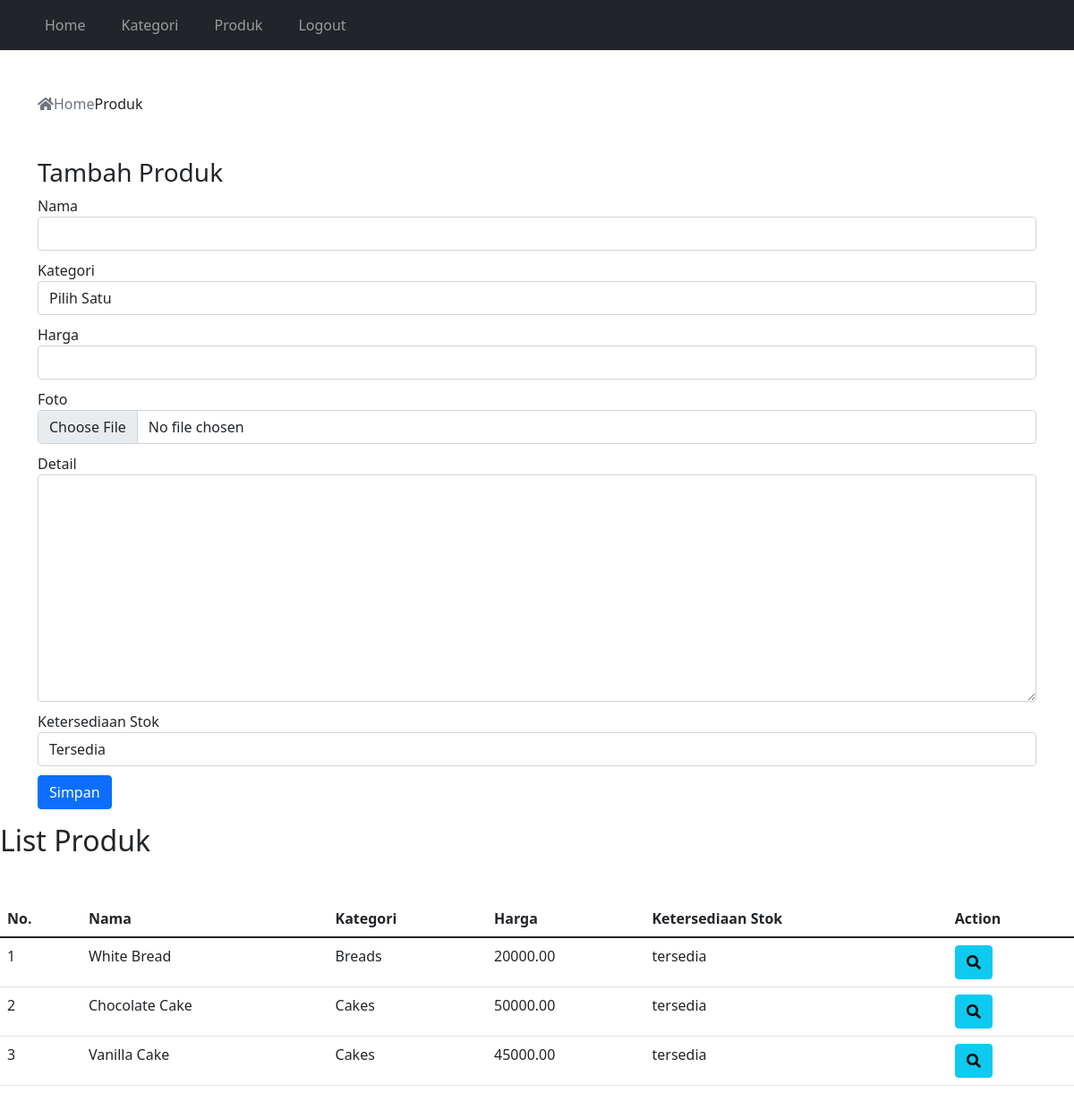
The page /adminpanel/produk.php (signed in) on the database its author committed.
### tables this page shows
CREATE TABLE product (
    id INT PRIMARY KEY AUTO_INCREMENT,
    kategori_id INT NOT NULL,
    nama VARCHAR(255) NOT NULL,
    harga DECIMAL(10,2) NOT NULL,
    foto VARCHAR(255),
    detail TEXT,
    ketersediaan_stok ENUM('tersedia', 'habis') DEFAULT 'tersedia',
    FOREIGN KEY (kategori_id) REFERENCES kategori(id) ON DELETE CASCADE
);

CREATE TABLE kategori (
    id INT PRIMARY KEY AUTO_INCREMENT,
    nama VARCHAR(255) NOT NULL UNIQUE
);

### adminpanel/produk.php (the view, shortened to what this page needs)
<?php
    require "../koneksi.php";
    $queryProduk = mysqli_query($con, "SELECT a.*, b.nama as nama_kategori FROM product a JOIN kategori b ON a.kategori_id=b.id");
    $jumlahProduk = mysqli_num_rows($queryProduk);
?>
<!DOCTYPE html>
<html lang="en">
<head>
    <link rel="stylesheet" href="../bootstrap/css/bootstrap.min.css">
    <link rel="stylesheet" href="../fontawesome/css/fontawesome.min.css">
</head>
<body>
    <?php require "navbar.php"; ?>
<div class="container mt-5">
         <nav aria-label="breadcumb">
            <ol class="breadcrumb">
                <li class="breadcumb-item active" aria-current="page">
                    <a href="../adminpanel" class="no-decoration text-muted">
                        <i class="fas fa-home"></i>Home
                    </a>
               </li>
                <li class="breadcumb-item active" aria-current="page">
                Produk
                </li>
            </ol>
        </nav>
            <h3> Tambah Produk </h3>
            <form action="" method="post" enctype="multipart/form-data">
                <div>
                    <label for="nama">Nama</label>
                    <input type="text" id="nama" name="nama" class="form-control" autocomplete="off" required>
                </div>
                <div>
                    <label for="kategori">Kategori</label>
                    <select name="kategori" id="kategori" class="form-control" required>
                        <option value="">Pilih Satu</option>
                    </select>
                </div>
                <div>
                    <label for="harga">Harga</label>
                    <input type ="number" class="form-control" name="harga" required>
                </div>
                <div>
                    <label for="foto">Foto</label>
                    <input type="file" name="foto" id="foto" class="form-control">
                </div>
                <div>
                    <label for="detail">Detail</label>
                    <textarea name="detail" id="detail" cols="30" rows="10" class="form-control"></textarea>
                </div>
                <div>
                    <label for="ketersediaan_stok">Ketersediaan Stok</label>
                    <select name="ketersediaan_stok" id="ketersediaan_stok" class="form-control">
                        <option value="tersedia">Tersedia</option>
                    </select>
                </div>
                <div>
                    <button type="submit" class="btn btn-primary" name="simpan">Simpan</button>
                </div>
            </form>
        </div>
        <div class="mt-3 mb-5">
            <h2>List Produk</h2>
            <div class="table-responsive mt-5">
                <table class="table">
                    <thead>
                        <tr>
                            <th>No.</th>
                            <th>Nama</th>
                            <th>Kategori</th>
                            <th>Harga</th>
                            <th>Ketersediaan Stok</th>
                            <th>Action</th>
                        </tr>
                    </thead>
                    <tbody>
                        <?php
                            if($jumlahProduk==0){
                        ?>
                            <tr>
                                <td colspan=6 class="text-center">Data Produk tidak tersedia</td>
                            </tr>
                        <?php
                            }
                            else{
                                $jumlahProduk = 1;
                                while($data=mysqli_fetch_array($queryProduk)){
                        ?>
                                <tr>
                                    <td><?php echo $jumlahProduk; ?></td>
                                    <td><?php echo $data['nama']; ?></td>
                                    <td><?php echo $data['nama_kategori']; ?></td>
                                    <td><?php echo $data['harga']; ?></td>
                                    <td><?php echo $data['ketersediaan_stok']; ?></td>
                                    <td>
                                        <a href="produk-detail.php?p=<?php echo $data['id']; ?>"
                                        class = "btn btn-info"><i class = "fas fa-search"></i></a>
                                    </td>
                                </tr>
                        <?php
                                $jumlahProduk++;
                                }
                            }
                        ?>
                    </tbody>
                </table>
            </div>
        </div>
</body>
</html>

### adminpanel/navbar.php (shortened to what this page needs)
<nav class="navbar navbar-expand-lg navbar-dark bg-dark">
  <div class="container">
    <div class="collapse navbar-collapse" id="navbarTogglerDemo02">
	    <ul class="navbar-nav me-auto mb-2 mb-lg-0">
	        <li class="nav-item me-4">
	        	<a class="nav-link" href="../adminpanel">Home</a>
	        </li>
	        <li class="nav-item me-4">
	        	<a class="nav-link" href="kategori.php">Kategori</a>
	        </li>
	        <li class="nav-item me-4">
	        	<a class="nav-link" href="produk.php">Produk</a>
	        </li>
	        <li class="nav-item me-4">
	        	<a class="nav-link" href="logout.php">Logout</a>
	        </li>
    	</ul>
    </div>
  </div>
</nav>

### adminpanel/produk.php (style rules this page uses)
.no-decoration { text-decoration: none; }
form div { margin-bottom:10px; }

### rows shown on the page
product: nama "White Bread", kategori.nama "Breads", harga "20000.00", ketersediaan_stok "tersedia"
product: nama "Chocolate Cake", kategori.nama "Cakes", harga "50000.00", ketersediaan_stok "tersedia"
product: nama "Vanilla Cake", kategori.nama "Cakes", harga "45000.00", ketersediaan_stok "tersedia"
